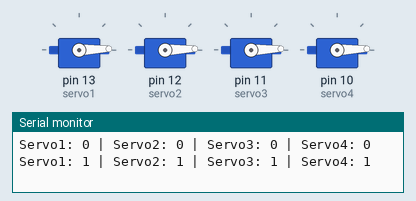
Simulated run of this sketch. Board: Arduino Uno, built with avr-gcc and run on an emulated ATmega328P. On the bench: 4 × servo, the last lines printed to the serial monitor.

Above: at 0.05 s.
At 2.35 s:
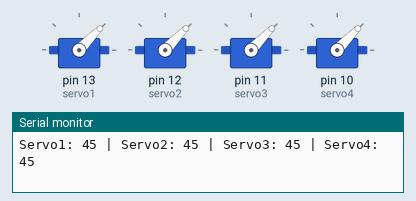
At 4.65 s:
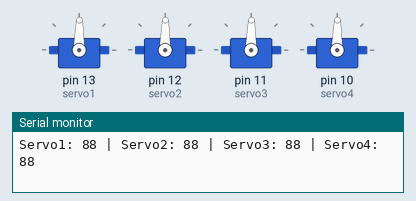
At 9.35 s:
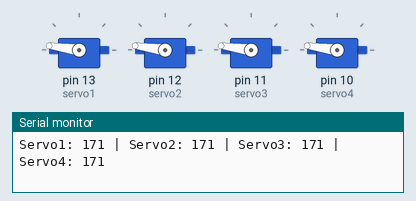
At 13.95 s:
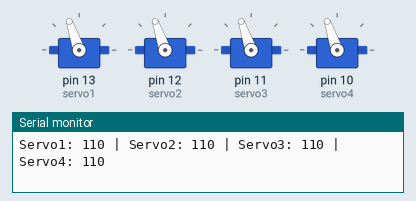
At 18.65 s:
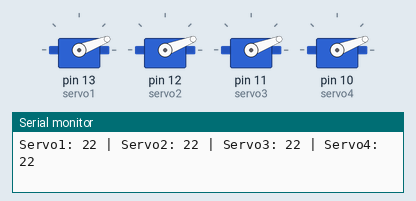
Timing chart, 0 to 25.7 s (numbered marks = the images above):
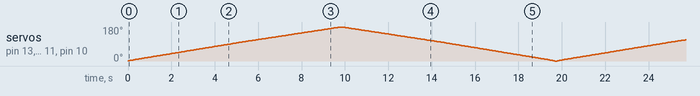

The sketch:

servo-motor.ino
```cpp
#include <Servo.h>

Servo servo1;
Servo servo2;
Servo servo3;
Servo servo4;

int pos = 0;

void setup() {
  Serial.begin(9600); // Start the serial communication
  servo1.attach(13);
  servo2.attach(12);
  servo3.attach(11);
  servo4.attach(10);
}

void loop() {
  for (pos = 0; pos <= 180; pos += 1) {
    servo1.write(pos);
    servo2.write(pos);
    servo3.write(pos);
    servo4.write(pos);

    // Print current position of each servo
    Serial.print("Servo1: ");
    Serial.print(pos);
    Serial.print(" | Servo2: ");
    Serial.print(pos);
    Serial.print(" | Servo3: ");
    Serial.print(pos);
    Serial.print(" | Servo4: ");
    Serial.println(pos);

    delay(10);
  }

  for (pos = 180; pos >= 0; pos -= 1) {
    servo1.write(pos);
    servo2.write(pos);
    servo3.write(pos);
    servo4.write(pos);

    // Print current position of each servo
    Serial.print("Servo1: ");
    Serial.print(pos);
    Serial.print(" | Servo2: ");
    Serial.print(pos);
    Serial.print(" | Servo3: ");
    Serial.print(pos);
    Serial.print(" | Servo4: ");
    Serial.println(pos);

    delay(10);
  }
}
```
